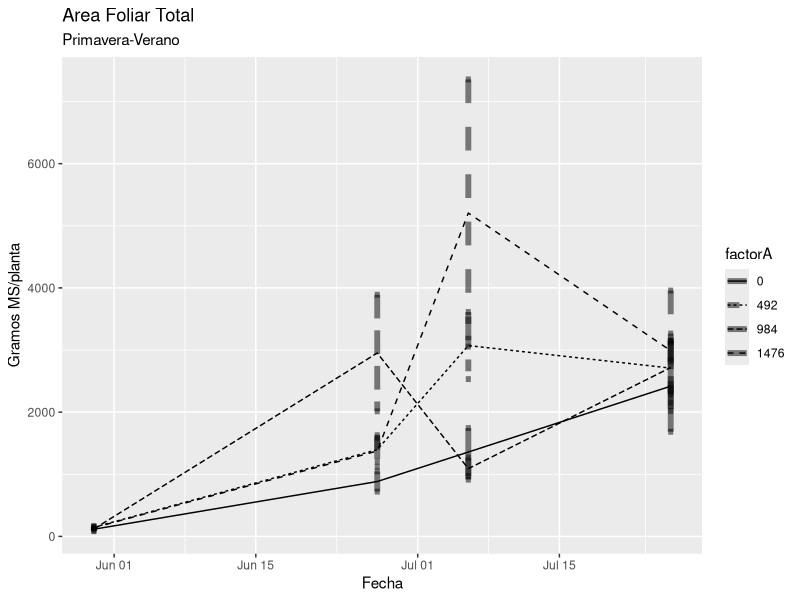
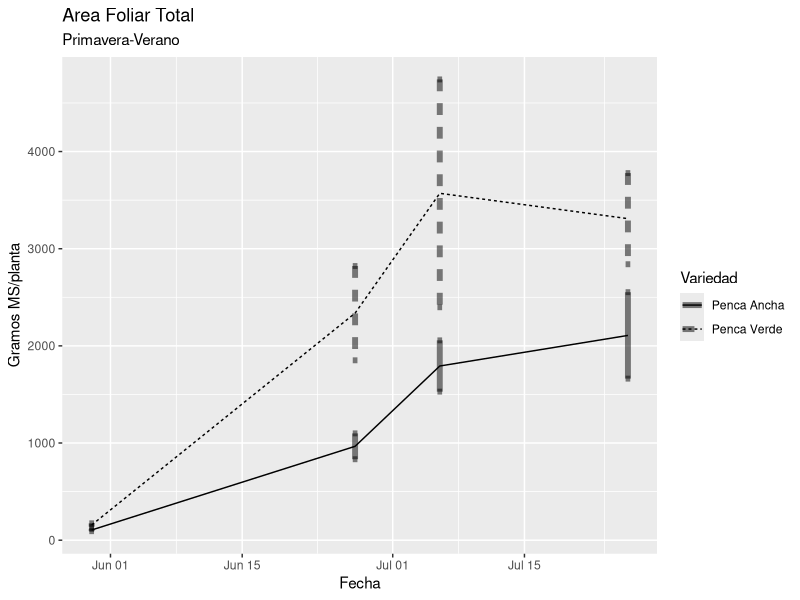
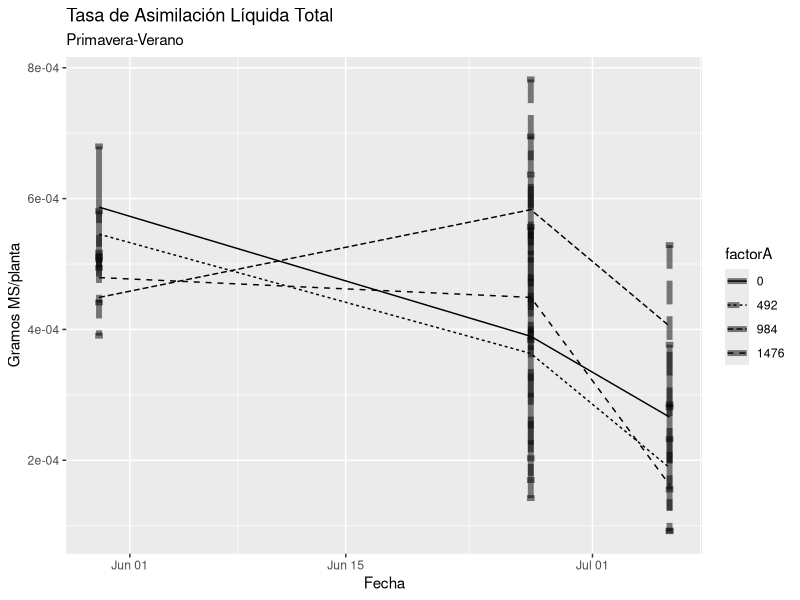
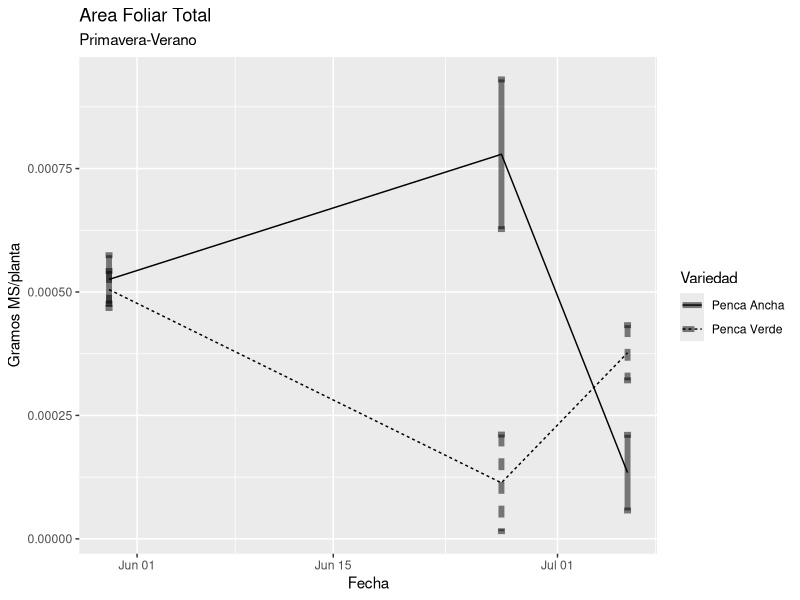

Write R code to recreate these figures, in order.
### Area foliar ensayo 1

###Importar los datos de las 4 fechas
f1<-read.csv(file="MS30May.csv", header=TRUE, sep="," , dec=",")
f2<-read.csv(file="MS27Jun.csv", header=TRUE, sep="," , dec=",")
f3<-read.csv(file="MS06Jul.csv", header=TRUE, sep="," , dec=",")
f4<-read.csv(file="MS26Jul.csv", header=TRUE, sep="," , dec=",")

f0<-read.csv(file="Plantines2.csv", header=TRUE, sep="," , dec=",")


#### f1 ya tiene el area foliar en la columna A, PLANTINES NO TIENE A

regModelAF<- function(trat, AS, HM){
  #creamos vectores vacios para guardar cada parametro del modelo: ordenada al origen, pendiente de la recta, coefi. pearson de la ordenada y de la pendiente, r^2 y r^2 ajustado del modelo
  ord <-c() 
  prord<-c()
  pend<-c()
  prpend<-c()
  rsq<-c()
  radj<-c()
  tratamientos<-unique(trat)
  
  #El ciclo FOR va ir realizando una regresion por CADA TRATAMIENTO y guardando los datos en cada vector creado
  
  for (i in tratamientos){
    HMT<-HM[trat== i] #PESO HOJAS MEDIDAS DEL TRATAMIENTO I
    AFT<-AS[trat== i] #AREA FOLIAR DE LAS HOJAS MEDIDAS DEL TRATAMIENTO I
    
    regresion<-summary(lm(AFT~HMT)) #SE EJECUTA LA REGRESION
    
    ord<-c(ord, regresion$coefficients[1,1]) #guarda el intercept del tratamiento i en un vector
    prord<-c(prord, regresion$coefficients[1,4]) #guarda el coeficiente de pearson de la ordenada para el tratamiento i
    pend<-c(pend, regresion$coefficients[2,1]) #guarda la pendiente del tratamiento i en un vector
    prpend<-c(prpend, regresion$coefficients[2,4]) #guarda el coeficiente de pearson de la pendienyte en el tratamiento i
    rsq<-c(rsq, regresion$r.squared) #guarda el r^2 del modelo al tratamiento i
    radj<-c(radj, regresion$adj.r.squared) #guarda el r^2 ajustado del modelo para el tratamiento i
  }
  
  # creamos un data frame con los vectores
  
  MAF<-data.frame(tratamientos, ord, prord, pend, prpend, rsq, radj)
  
  return(MAF)
  
}

tratamientos<-paste(f1$NombreV, f1$Dosis, sep="_")
f1$trat<-tratamientos
f2$trat<-tratamientos
f3$trat<-tratamientos
f4$trat<-tratamientos


modeloF2<- regModelAF(f2$trat, f2$AS, f2$HM)
modeloF3<-regModelAF(f3$trat, f3$AS, f3$HM)
modeloF4<-regModelAF(f4$trat, f4$AS, f4$HM)

#### Calcular el AF del las fechas

calcAf<-function(H, trat, MAF){
  #Se recorre fila por fila calculando PH*PENDIENA + ORDENADA para obtener un vector con el area foliar
  
  areasF<-c()
  
  for (i in c(1:32)){
    ordenada<-MAF$ord[MAF$tratamientos== trat[i]]
    pendiente<-MAF$pend[MAF$tratamientos== trat[i]]
    pesohojas<-H[i]
    af<-ordenada + pendiente*pesohojas
    areasF<-c(areasF, af) 
  }
  return(areasF)  
}

f2$A<-calcAf(f2$HSM+f2$HM, f2$trat, modeloF2)
f3$A<-calcAf(f3$HSM+f4$HM, f3$trat, modeloF3)
f4$A<-calcAf(f4$HSM+f4$HM, f4$trat, modeloF4)

fecha1<-as.Date("30/05/2023", format="%d/%m/%Y")
fecha2<-as.Date("27/06/2023", format="%d/%m/%Y")
fecha3<-as.Date("06/07/2023", format="%d/%m/%Y")
fecha4<-as.Date("26/07/2023", format="%d/%m/%Y")

AreasFoliares<-data.frame(
  "Bloque"= f1$Bloque,
  "UE"= f1$UE,
  "Variedad"=f1$NombreV,
  "Dosis"=f1$GrM2,
  "MS1"=f1$PesoT, "MS2"=f2$PesoT, "MS3"=f3$PesoT, "MS4"=f4$PesoT,
  "AF1"=f1$A, "AF2"=f2$A, "AF3"=f3$A, "AF4"=f4$A)

AreasFoliares$TAL1<-((AreasFoliares$MS2-AreasFoliares$MS1)/
                       as.integer(difftime(fecha2, fecha1)))*
  ((log(AreasFoliares$AF2)-log(AreasFoliares$AF1))/
     (AreasFoliares$AF2-AreasFoliares$AF1))

AreasFoliares$TAL2<-((AreasFoliares$MS3-AreasFoliares$MS2)/
                       as.integer(difftime(fecha3, fecha2)))*
  ((log(AreasFoliares$AF3)-log(AreasFoliares$AF2))/
     (AreasFoliares$AF3-AreasFoliares$AF2))

AreasFoliares$TAL3<-((AreasFoliares$MS4-AreasFoliares$MS3)/
                       as.integer(difftime(fecha4, fecha3)))*
  ((log(AreasFoliares$AF4)-log(AreasFoliares$AF3))/
     (AreasFoliares$AF4-AreasFoliares$AF3))

library(dplyr)
#Variable Area FOLIAR

###Estadistica descriptiva por dosis de abono

AreasFoliares$factorA<-as.factor(AreasFoliares$Dosis)

###Fecha 1 por dosis de abono

desc1A<-AreasFoliares %>% group_by(factorA) %>% summarise(obs = n(),
                                                          max= max(AF1),
                                                          min= min(AF1), 
                                                          media= mean(AF1),
                                                          DS= sd(AF1),
                                                          EE= sd(AF1)/sqrt(n()),
                                                          ymin= mean(AF1)-(sd(AF1)/sqrt(n())),
                                                          ymax= mean(AF1)+(sd(AF1)/sqrt(n())))

desc1A$fecha<-fecha1

### Fecha 2
desc2A<-AreasFoliares %>% group_by(factorA) %>% summarise(obs = n(),
                                                          max= max(AF2),
                                                          min= min(AF2), 
                                                          media= mean(AF2),
                                                          DS= sd(AF2),
                                                          EE= sd(AF2)/sqrt(n()),
                                                          ymin= mean(AF2)-(sd(AF2)/sqrt(n())),
                                                          ymax= mean(AF2)+(sd(AF2)/sqrt(n())))

desc2A$fecha<-fecha2

###Fecha 3
desc3A<-AreasFoliares %>% group_by(factorA) %>% summarise(obs = n(),
                                                          max= max(AF3),
                                                          min= min(AF3), 
                                                          media= mean(AF3),
                                                          DS= sd(AF3),
                                                          EE= sd(AF3)/sqrt(n()),
                                                          ymin= mean(AF3)-(sd(AF3)/sqrt(n())),
                                                          ymax= mean(AF3)+(sd(AF3)/sqrt(n())))

desc3A$fecha<-fecha3
### fecha 4
desc4A<-AreasFoliares %>% group_by(factorA) %>% summarise(obs = n(),
                                                          max= max(AF4),
                                                          min= min(AF4), 
                                                          media= mean(AF4),
                                                          DS= sd(AF4),
                                                          EE= sd(AF4)/sqrt(n()),
                                                          ymin= mean(AF4)-(sd(AF4)/sqrt(n())),
                                                          ymax= mean(AF4)+(sd(AF4)/sqrt(n())))

desc4A$fecha<-fecha4

descAFgbA<- rbind(desc1A, desc2A, desc3A, desc4A)

library(ggplot2)

ggplot(descAFgbA, mapping=aes(x=fecha, y= media, linetype=factorA))+
  geom_line()+
  geom_errorbar(aes(ymin=ymin, ymax=ymax), width=0.5, size= 2, alpha=0.5)+
  labs(title= "Area Foliar Total",
       subtitle= "Primavera-Verano",
       x= "Fecha",
       y="Gramos MS/planta",
  )

# Estadistica descriptiva agrupada por variedad 

##Fecha 1

desc1V<-AreasFoliares %>% group_by(Variedad) %>% summarise(obs = n(),
                                                           max= max(AF1),
                                                           min= min(AF1), 
                                                           media= mean(AF1),
                                                           DS= sd(AF1),
                                                           EE= sd(AF1)/sqrt(n()),
                                                           ymin= mean(AF1)-(sd(AF1)/sqrt(n())),
                                                           ymax= mean(AF1)+(sd(AF1)/sqrt(n())))

desc1V$fecha<-fecha1

### Fecha 2
desc2V<-AreasFoliares %>% group_by(Variedad) %>% summarise(obs = n(),
                                                           max= max(AF2),
                                                           min= min(AF2), 
                                                           media= mean(AF2),
                                                           DS= sd(AF2),
                                                           EE= sd(AF2)/sqrt(n()),
                                                           ymin= mean(AF2)-(sd(AF2)/sqrt(n())),
                                                           ymax= mean(AF2)+(sd(AF2)/sqrt(n())))

desc2V$fecha<-fecha2

###Fecha 3
desc3V<-AreasFoliares %>% group_by(Variedad) %>% summarise(obs = n(),
                                                           max= max(AF3),
                                                           min= min(AF3), 
                                                           media= mean(AF3),
                                                           DS= sd(AF3),
                                                           EE= sd(AF3)/sqrt(n()),
                                                           ymin= mean(AF3)-(sd(AF3)/sqrt(n())),
                                                           ymax= mean(AF3)+(sd(AF3)/sqrt(n())))

desc3V$fecha<-fecha3
### fecha 4
desc4V<-AreasFoliares %>% group_by(Variedad) %>% summarise(obs = n(),
                                                           max= max(AF4),
                                                           min= min(AF4), 
                                                           media= mean(AF4),
                                                           DS= sd(AF4),
                                                           EE= sd(AF4)/sqrt(n()),
                                                           ymin= mean(AF4)-(sd(AF4)/sqrt(n())),
                                                           ymax= mean(AF4)+(sd(AF4)/sqrt(n())))

desc4V$fecha<-fecha4

descAFgbV<- rbind(desc1V, desc2V, desc3V, desc4V)

ggplot(descAFgbV, mapping=aes(x=fecha, y= media, linetype=Variedad))+
  geom_line()+
  geom_errorbar(aes(ymin=ymin, ymax=ymax), width=0.5, size= 2, alpha=0.5)+
  labs(title= "Area Foliar Total",
       subtitle= "Primavera-Verano",
       x= "Fecha",
       y="Gramos MS/planta",
  )

####TASAS DE ASIMILACIÓN LÍQUIDA

#Variable Area FOLIAR

###Estadistica descriptiva por dosis de abono


###Fecha 1 por dosis de abono

desc1TALA<-AreasFoliares %>% group_by(factorA) %>% summarise(obs = n(),
                                                             max= max(TAL1),
                                                             min= min(TAL1), 
                                                             media= mean(TAL1),
                                                             DS= sd(TAL1),
                                                             EE= sd(TAL1)/sqrt(n()),
                                                             ymin= mean(TAL1)-(sd(TAL1)/sqrt(n())),
                                                             ymax= mean(TAL1)+(sd(TAL1)/sqrt(n())))

desc1TALA$fecha<-fecha1

### Fecha 2
desc2TALA<-AreasFoliares %>% group_by(factorA) %>% summarise(obs = n(),
                                                             max= max(TAL2),
                                                             min= min(TAL2), 
                                                             media= mean(TAL2),
                                                             DS= sd(TAL2),
                                                             EE= sd(TAL2)/sqrt(n()),
                                                             ymin= mean(TAL2)-(sd(TAL2)/sqrt(n())),
                                                             ymax= mean(TAL2)+(sd(TAL2)/sqrt(n())))

desc2TALA$fecha<-fecha2

###Fecha 3
desc3TALA<-AreasFoliares %>% group_by(factorA) %>% summarise(obs = n(),
                                                             max= max(TAL3),
                                                             min= min(TAL3), 
                                                             media= mean(TAL3),
                                                             DS= sd(TAL3),
                                                             EE= sd(TAL3)/sqrt(n()),
                                                             ymin= mean(TAL3)-(sd(TAL3)/sqrt(n())),
                                                             ymax= mean(TAL3)+(sd(TAL3)/sqrt(n())))

desc3TALA$fecha<-fecha3


descTALgbA<- rbind(desc1TALA, desc2TALA, desc3TALA)


ggplot(descTALgbA, mapping=aes(x=fecha, y= media, linetype=factorA))+
  geom_line()+
  geom_errorbar(aes(ymin=ymin, ymax=ymax), width=0.5, size= 2, alpha=0.5)+
  labs(title= "Tasa de Asimilación Líquida Total",
       subtitle= "Primavera-Verano",
       x= "Fecha",
       y="Gramos MS/planta",
  )

# Estadistica descriptiva agrupada por variedad 

##Fecha 1

desc1TALV<-AreasFoliares %>% group_by(Variedad) %>% summarise(obs = n(),
                                                              max= max(TAL1),
                                                              min= min(TAL1), 
                                                              media= mean(TAL1),
                                                              DS= sd(TAL1),
                                                              EE= sd(TAL1)/sqrt(n()),
                                                              ymin= mean(TAL1)-(sd(TAL1)/sqrt(n())),
                                                              ymax= mean(TAL1)+(sd(TAL1)/sqrt(n())))

desc1TALV$fecha<-fecha1

### Fecha 2
desc2TALV<-AreasFoliares %>% group_by(Variedad) %>% summarise(obs = n(),
                                                              max= max(TAL2),
                                                              min= min(TAL2), 
                                                              media= mean(TAL2),
                                                              DS= sd(TAL2),
                                                              EE= sd(TAL2)/sqrt(n()),
                                                              ymin= mean(TAL2)-(sd(TAL2)/sqrt(n())),
                                                              ymax= mean(TAL2)+(sd(TAL2)/sqrt(n())))

desc2TALV$fecha<-fecha2

###Fecha 3
desc3TALV<-AreasFoliares %>% group_by(Variedad) %>% summarise(obs = n(),
                                                              max= max(TAL3),
                                                              min= min(TAL3), 
                                                              media= mean(TAL3),
                                                              DS= sd(TAL3),
                                                              EE= sd(TAL3)/sqrt(n()),
                                                              ymin= mean(TAL3)-(sd(TAL3)/sqrt(n())),
                                                              ymax= mean(TAL3)+(sd(TAL3)/sqrt(n())))

desc3TALV$fecha<-fecha3


descTALgbV<- rbind(desc1TALV, desc2TALV, desc3TALV)

ggplot(descTALgbV, mapping=aes(x=fecha, y= media, linetype=Variedad))+
  geom_line()+
  geom_errorbar(aes(ymin=ymin, ymax=ymax), width=0.5, size= 2, alpha=0.5)+
  labs(title= "Area Foliar Total",
       subtitle= "Primavera-Verano",
       x= "Fecha",
       y="Gramos MS/planta",
  )
